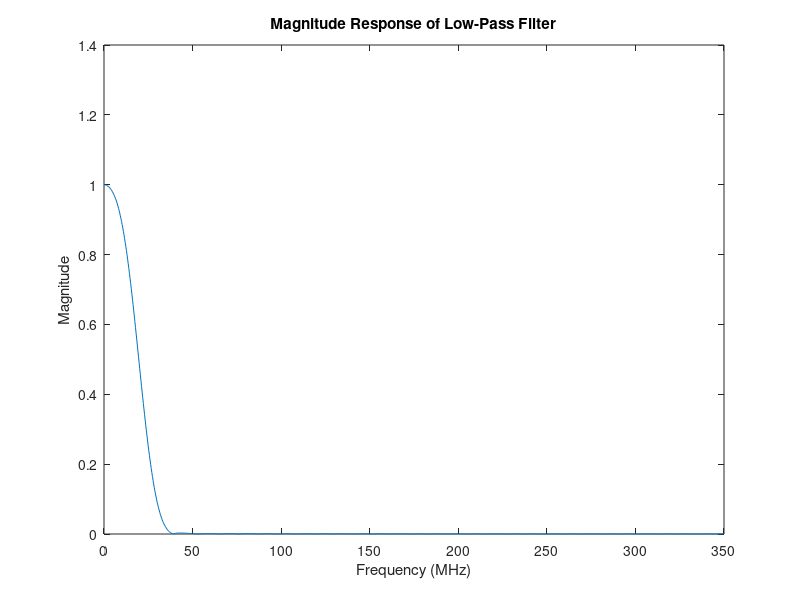
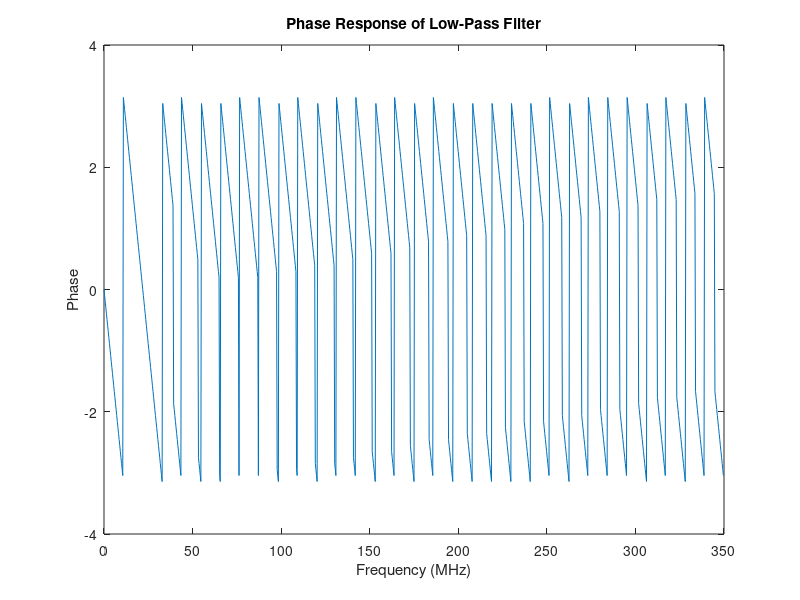

The MATLAB script that drew these images, in order:
clc;
close all;
clear all;

% Parameters
DataRate = 20e6;     % Data Rate (Hz)
SampleRate = 700e6;  % Sample Rate (Hz)
Platform = 'VC707';  % Platform

% Filter order
N = 64;  % Replace with your desired filter order

% Calculate normalized cutoff frequency
Wp_norm = 2 * DataRate / SampleRate;

% Filter design
h = fir1(N, Wp_norm, 'low');

% Display coefficient values
disp("Filter Coefficients:");
disp(h);

disp("rounded of coefficent vales two two decimals")

precision = 100;  % Precision factor, 100 for two decimal places
rounded_coefficients = round(h * precision) / precision;

disp(rounded_coefficients);



% Frequency response
[H, freq] = freqz(h, 1, 1024, SampleRate);

% Plot magnitude response
figure;
plot(freq / 1e6, abs(H));
xlabel('Frequency (MHz)');
ylabel('Magnitude');
title('Magnitude Response of Low-Pass Filter');

% Plot phase response
figure;
plot(freq / 1e6, angle(H));
xlabel('Frequency (MHz)');
ylabel('Phase');
title('Phase Response of Low-Pass Filter');
rounded_coefficients = round(h * precision) / precision;

disp(rounded_coefficients);

% Quantize non-zero coefficients
non_zero_indices = rounded_coefficients ~= 0;
non_zero_values = rounded_coefficients(non_zero_indices);

% Display the non-zero values
disp('Non-zero coefficient values:');
disp(non_zero_values);

% Quantize non-zero coefficients to two decimal places
quantized_values = round(non_zero_values * 100) / 100;

% Display quantized coefficient values
disp('Quantized coefficient values:');
disp(quantized_values);

% Count the number of non-zero coefficients
non_zero_count = nnz(rounded_coefficients);
fprintf('Number of non-zero coefficient values: %d\n', non_zero_count);

